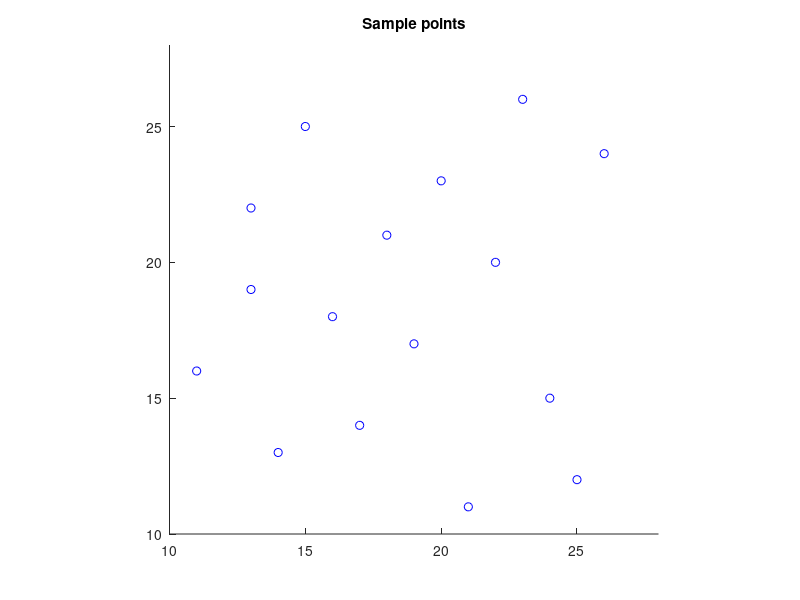
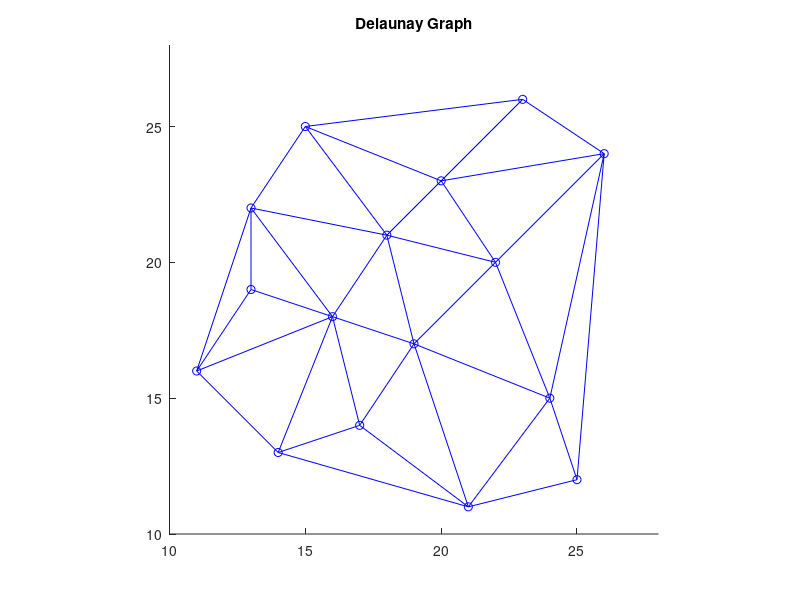
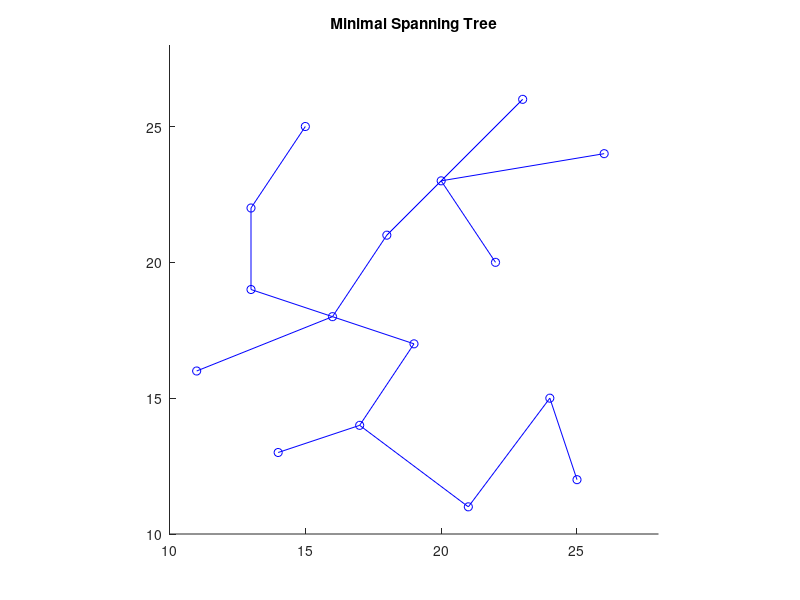

Write the MATLAB code that produced these figures, in order. (Note: this script raises an error after producing the figures.)
% Draw various graphs obtained from the same point set.
%
%   output = drawSampleGraphs(input)
%
%   Example
%   drawSampleGraphs
%
%   See also
%
 
% ------
% Author: David Legland
% e-mail: david.legland@inrae.fr
% INRAE - BIA Research Unit - BIBS Platform (Nantes)
% Created: 2020-06-04,    using Matlab 9.8.0.1323502 (R2020a)
% Copyright 2020 INRAE.

%% Read input points

% read a set of 16 points within a [10 28]^2 bounding box
pts = load('sedgewick_points.txt');

% display the sample points
figure; axis equal; axis([10 28 10 28]); hold on;
drawPoint(pts, 'bo');
title('Sample points');


%% Delaunay Graph

% compute the graph
[nodes, edges] = delaunayGraph(pts);

% display the sample points
figure; axis equal; axis([10 28 10 28]); hold on;
drawPoint(pts, 'bo');

% display the graph
drawGraphEdges(nodes, edges);
title('Delaunay Graph');


%% Minimal Spanning Tree

% compute the graph
edges = euclideanMST(pts);

% display the sample points
figure; axis equal; axis([10 28 10 28]); hold on;
drawPoint(pts, 'bo');

% display the graph
drawGraphEdges(pts, edges);
title('Minimal Spanning Tree');


%% Relative Neighborhood Graph

% compute the graph
edges = relativeNeighborhoodGraph(pts);

% display the sample points
figure; axis equal; axis([10 28 10 28]); hold on;
drawPoint(pts, 'bo');

% display the graph
drawGraphEdges(pts, edges);
title('Relative Neighborhood Graph');


%% Gabriel Graph

% compute the graph
edges = gabrielGraph(pts);

% display the sample points
figure; axis equal; axis([10 28 10 28]); hold on;
drawPoint(pts, 'bo');

% display the graph
drawGraphEdges(pts, edges);
title('Gabriel Graph');
